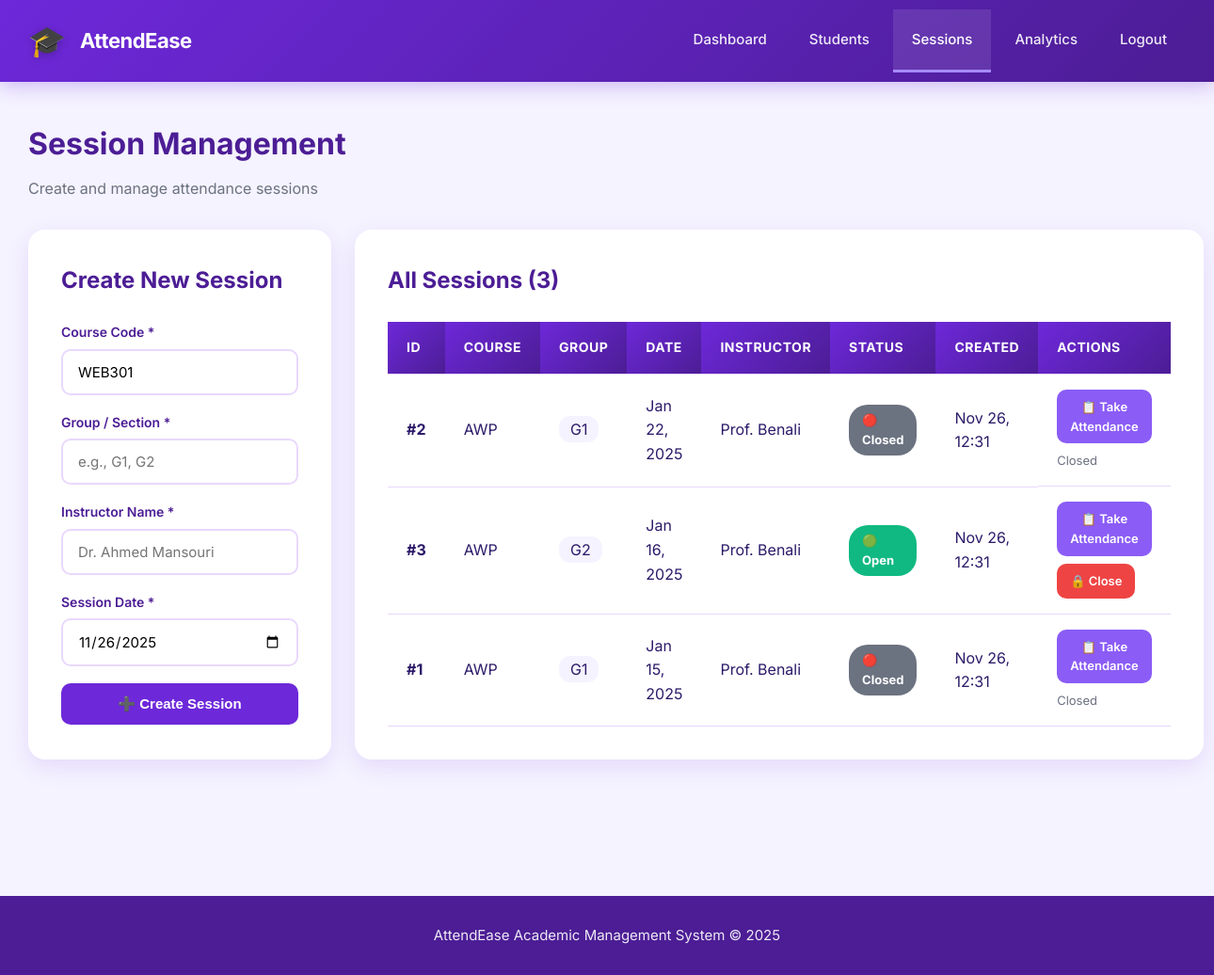
/sessions.php, run on an earlier commit of the app's database.
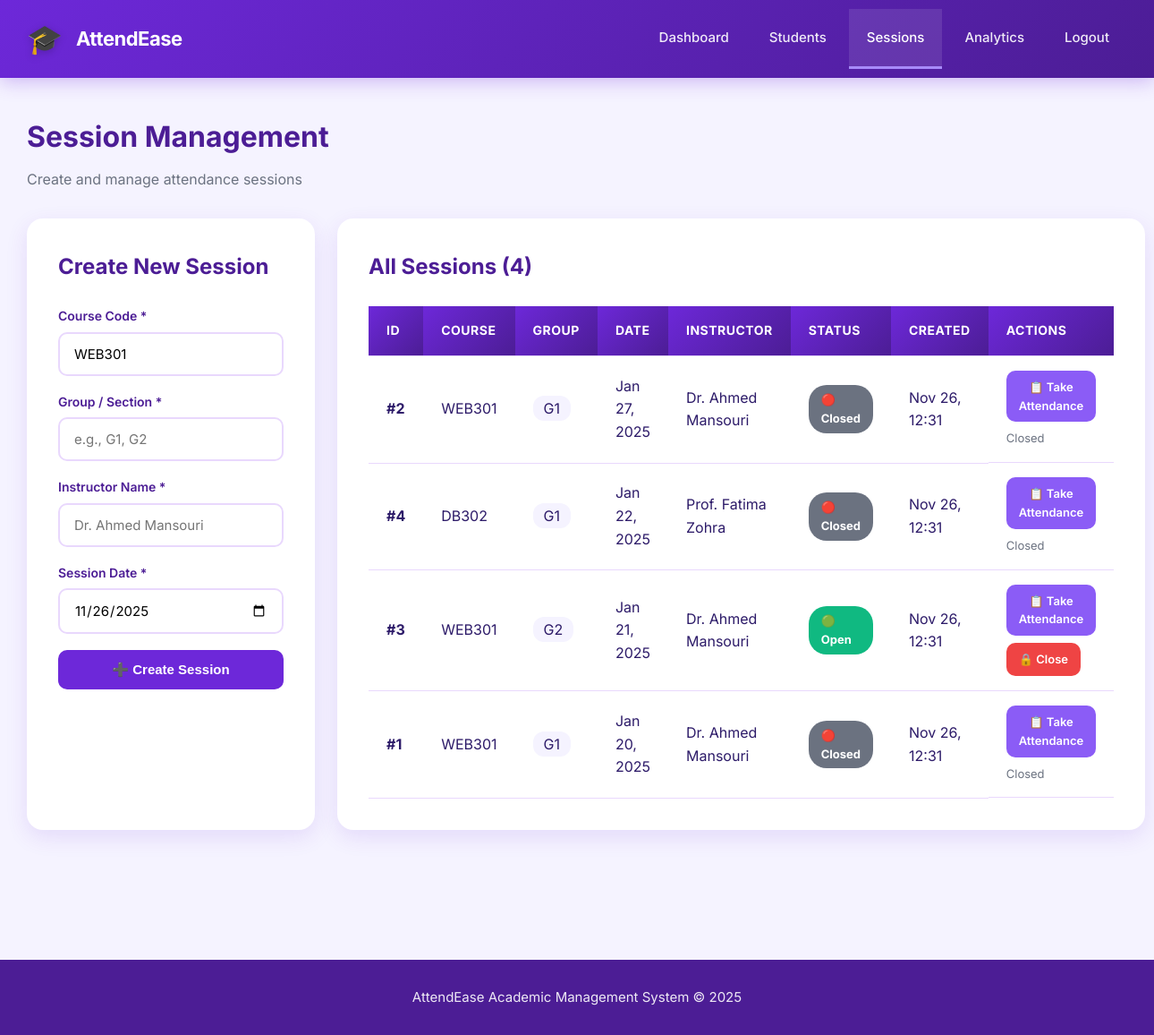
And on a later commit of the database.
### tables this page shows
CREATE TABLE IF NOT EXISTS attendance_sessions (
    id INT AUTO_INCREMENT PRIMARY KEY,
    course_id VARCHAR(50) NOT NULL,
    course_name VARCHAR(255) DEFAULT NULL,
    group_id VARCHAR(50) NOT NULL,
    date DATE NOT NULL,
    time_slot VARCHAR(50) DEFAULT NULL,
    opened_by VARCHAR(100) NOT NULL,
    status ENUM('open', 'closed', 'cancelled') DEFAULT 'open',
    notes TEXT DEFAULT NULL,
    created_at TIMESTAMP DEFAULT CURRENT_TIMESTAMP,
    closed_at TIMESTAMP NULL,
    updated_at TIMESTAMP DEFAULT CURRENT_TIMESTAMP ON UPDATE CURRENT_TIMESTAMP,
    
    INDEX idx_course (course_id),
    INDEX idx_group (group_id),
    INDEX idx_date (date),
    INDEX idx_status (status),
    INDEX idx_course_group_date (course_id, group_id, date)
);

### sessions.php (the view, shortened to what the changed rows need)
<?php
$conn = getConnection();
$sessions = [];
if ($conn) {
    try {
        $stmt = $conn->query("SELECT * FROM attendance_sessions ORDER BY date DESC, id DESC");
        $sessions = $stmt->fetchAll();
    } catch (PDOException $e) {
        $error = "Error: " . $e->getMessage();
    }
}
?>
<!DOCTYPE html>
<html lang="en">
<head>
    <link rel="stylesheet" href="style.css">
</head>
<body>
<header class="topbar">
  <div class="container-nav">
    <div class="brand">
      <h1>AttendEase</h1>
    </div>
  </div>
</header>
<main style="padding:40px 30px; max-width:1400px; margin:0 auto;">
    <h1 style="color:var(--dark-purple); margin-bottom:10px; font-size:32px;">Session Management</h1>
    <div style="display:grid; grid-template-columns:1fr 2fr; gap:25px;">
        <div class="card">
            <h2>Create New Session</h2>
        </div>
        <div class="card">
            <h2>All Sessions (<?= count($sessions) ?>)</h2>
            <?php if (empty($sessions)): ?>
                <div class="empty">
                    <p>📅 No sessions created yet.</p>
                    <p>Use the form to create your first attendance session!</p>
                </div>
            <?php else: ?>
            <div style="overflow-x:auto;">
                <table class="table">
                    <thead>
                        <tr>
                            <th>ID</th>
                            <th>Course</th>
                            <th>Group</th>
                            <th>Date</th>
                            <th>Instructor</th>
                            <th>Status</th>
                            <th>Created</th>
                            <th>Actions</th>
                        </tr>
                    </thead>
                    <tbody>
                    <?php foreach ($sessions as $s): ?>
                        <tr>
                            <td><strong>#<?= $s['id'] ?></strong></td>
                            <td><?= htmlspecialchars($s['course_id']) ?></td>
                            <td><span style="background:var(--bg-light); padding:4px 12px; border-radius:12px;"><?= htmlspecialchars($s['group_id']) ?></span></td>
                            <td><?= date('M d, Y', strtotime($s['date'])) ?></td>
                            <td><?= htmlspecialchars($s['opened_by']) ?></td>
                            <td>
                                <span class="status-badge status-<?= $s['status'] ?>">
                                    <?= $s['status'] === 'open' ? '🟢 Open' : '🔴 Closed' ?>
                                </span>
                            </td>
                            <td><?= date('M d, H:i', strtotime($s['created_at'])) ?></td>
                            <td style="display:flex; gap:8px; flex-wrap:wrap;">
                                <a href="attendance.php?session_id=<?= $s['id'] ?>"
                                   class="btn btn-edit"
                                   style="padding:8px 14px; font-size:13px;">
                                   📋 Take Attendance
                                </a>
                                <?php if ($s['status'] === 'open'): ?>
                                    <a href="sessions.php?close=<?= $s['id'] ?>"
                                       class="btn warn"
                                       onclick="return confirm('Close this session? This cannot be undone.');"
                                       style="padding:8px 14px; font-size:13px;">
                                       🔒 Close
                                    </a>
                                <?php else: ?>
                                    <span style="color:var(--text-light); font-size:13px;">Closed</span>
                                <?php endif; ?>
                            </td>
                        </tr>
                    <?php endforeach; ?>
                    </tbody>
                </table>
            </div>
            <?php endif; ?>
        </div>
    </div>
</main>
</body>
</html>

What changed in the data, as far as the page shows it:
changed attendance_sessions id 2: course "AWP" → "WEB301"; date "Jan 22, 2025" → "Jan 27, 2025"; opened_by "Prof. Benali" → "Dr. Ahmed Mansouri"
added attendance_sessions: id "4", course "DB302", group "G1", date "Jan 22, 2025", opened_by "Prof. Fatima Zohra", status "🔴 Closed", created_at "Nov 26, 12:31"
changed attendance_sessions id 3: course "AWP" → "WEB301"; date "Jan 16, 2025" → "Jan 21, 2025"; opened_by "Prof. Benali" → "Dr. Ahmed Mansouri"
changed attendance_sessions id 1: course "AWP" → "WEB301"; date "Jan 15, 2025" → "Jan 20, 2025"; opened_by "Prof. Benali" → "Dr. Ahmed Mansouri"
Also different on the page:
count($sessions): "3" → "4"
